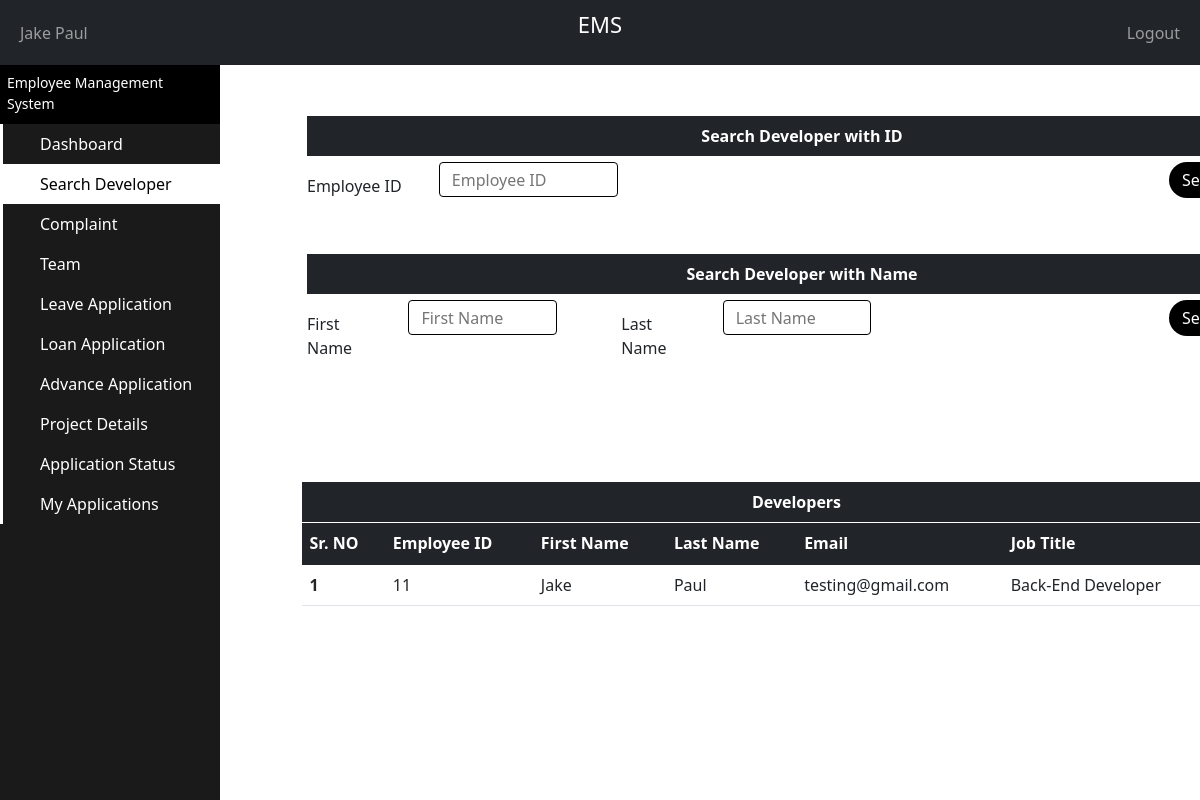
The page /PHP/Manager_SearchDeveloper.php (signed in) on the database its author committed.
### tables this page shows
CREATE TABLE `developer_info` (
  `Developer_ID` int(11) NOT NULL,
  `First_Name` varchar(25) NOT NULL,
  `Last_Name` varchar(25) NOT NULL,
  `Gender` varchar(10) NOT NULL,
  `Phone_Number` varchar(11) NOT NULL,
  `Email` varchar(50) NOT NULL,
  `Password` varchar(50) NOT NULL,
  `Address` varchar(300) NOT NULL,
  `CNIC` varchar(13) NOT NULL,
  `DateOfBirth` date NOT NULL,
  `DateOfJoining` date NOT NULL,
  `Salary` int(11) NOT NULL,
  `Total_Leave_Days` int(2) NOT NULL,
  `Leave_Days_Used` int(2) NOT NULL,
  `Total_Absent_Days` int(11) NOT NULL,
  `Manager_ID` int(11) NOT NULL,
  `JobTitle` int(11) NOT NULL,
  `Team_ID` int(11) NOT NULL,
  `Bonus` int(11) NOT NULL,
  `BonusMonth` date DEFAULT NULL
);

CREATE TABLE `job_title` (
  `JobTitle_ID` int(11) NOT NULL,
  `JobTitle_Name` varchar(50) NOT NULL
);

### PHP/Manager_SearchDeveloper.php (the view, shortened to what this page needs)
<?php
  include "Connection.php";
?>
<!doctype html>
<html lang="en">
  <head>
    <link href="https://cdn.jsdelivr.net/npm/bootstrap@5.1.1/dist/css/bootstrap.min.css" rel="stylesheet">
  </head>
  <body>
    <nav class="navbar navbar-expand-md navbar-dark bg-dark">
      <div class="container-fluid">
        <div class="navbar-collapse collapse w-100 order-1 order-md-0 dual-collapse2">
          <ul class="navbar-nav me-auto">
            <li class="nav-item active">
              <a class="nav-link" href="Manager_PersonalDetails.php">
                <?php
                  if(isset($_SESSION['fname']) && isset($_SESSION['lname']))
                  {
                    echo"$_SESSION[fname] $_SESSION[lname]";
                  }
                  else
                   echo"Manager Name";
                  ?>
              </a>
            </li>
          </ul>
        </div>
        <div class="mx-auto order-0">
          <p style="color: white;font-size:22px;">EMS</p>
        </div>
        <div class="navbar-collapse collapse w-100 order-3 dual-collapse2">
          <ul class="navbar-nav ms-auto">
            <li class="nav-item">
              <a class="nav-link" href="Login.php">Logout</a>
            </li>
          </ul>
        </div>
      </div>
    </nav>
    <div class="sidebar-container">
      <div class="sidebar-logo">
        <span> Employee Management System </span>
      </div>
      <ul class="sidebar-navigation">
        <li>
          <a style="text-decoration: none;" href="Manager_Dashboard.php">
            <i class="fa fa-home" aria-hidden="true"></i> Dashboard
          </a>
        </li>
        <li>
          <a style="text-decoration: none;background-color: white;color: black;" href="Manager_SearchDeveloper.php">
            <i class="fa fa-tachometer" aria-hidden="true"></i> Search Developer
          </a>
        </li>
        <li>
          <a style="text-decoration: none;" href="Manager_Complaint.php">
            <i class="fa fa-tachometer" aria-hidden="true"></i> Complaint
          </a>
        </li>
        <li>
          <a style="text-decoration: none;" href="Manager_Team.php">
            <i class="fa fa-tachometer" aria-hidden="true"></i> Team
          </a>
        </li>
        <li>
          <a style="text-decoration: none;;" href="Manager_LeaveApplication.php">
            <i class="fa fa-tachometer" aria-hidden="true"></i> Leave Application
          </a>
        </li>
        <li>
          <a style="text-decoration: none;" href="Manager_LoanApplication.php">
            <i class="fa fa-tachometer" aria-hidden="true"></i> Loan Application
          </a>
        </li>
        <li>
          <a style="text-decoration: none;" href="Manager_AdvanceApplication.php">
            <i class="fa fa-tachometer" aria-hidden="true"></i> Advance Application
          </a>
        </li>
        <li>
          <a style="text-decoration: none;" href="Manager_ProjectDetails.php">
          <i class="fa fa-tachometer" aria-hidden="true"></i>Project Details
          </a>
        </li>
        <li>
          <a style="text-decoration: none;" href="Manager_ApplicationStatusLeave.php">
            <i class="fa fa-tachometer" aria-hidden="true"></i> Application Status
          </a>
        </li>
        <li>
          <a style="text-decoration: none;" href="Manager_ApplicationStatus.php">
            <i class="fa fa-tachometer" aria-hidden="true"></i> My Applications
          </a>
        </li>
      </ul>
    </div>
    <div class="content-container">
      <div  class="container-fluid">
      <div style=" overflow-x:hidden;overflow-y:scroll;height: 90%;position:fixed"class="container">
            <div style="width:90%;margin-left: 5%;margin-top: 1%;float:left;"class="jumbotron" >
                <table style="margin-bottom: 0px;padding-bottom: 0px;"class="table">
                  <thead class="table-dark">
                    <tr >
                      <th style="text-align: center;border-bottom: 1px solid white;">Search Developer with ID</th>
                    </tr>
                  </thead>
                </table>
            </div>
            <br>
            <form style="width:90%;margin-left: 5%;margin-top: 3%;"action="Manager_PHPSearchDeveloper.php">
                <div style="font-size: 18;"class="row">
                    <div style="width:13%;">
                        <label for="EmployeeID">Employee ID</label>
                    </div>
                    <div style="width:20%">
                        <input style="border-color: black;height:35px" type="text" id="EmployeeID" name="EmployeeID" placeholder="Employee ID">
                    </div>
                    <div style="width:15%;margin-left:52%">
                        <button class="Search-button"style=""type="submit" >
                            Search
                        </button>
                    </div>
                </div>
            </form>
            <div style="width:90%;margin-left: 5%;margin-top: 4%;float:left;"class="jumbotron" >
                <table style="margin-bottom: 0px;padding-bottom: 0px;"class="table">
                  <thead class="table-dark">
                    <tr >
                      <th style="text-align: center;border-bottom: 1px solid white;">Search Developer with Name</th>
                    </tr>
                  </thead>
                </table>
            </div>
            <br>
            <form style="width:90%;margin-left: 5%;margin-top: 6%;"action="Manager_PHPSearchDeveloper.php">
                <div style="font-size: 18;"class="row">
                    <div style="width:10%;margin-left:0%">
                        <label for="FName">First Name</label>
                    </div>
                    <div style="width:17%">
                        <input style="border-color: black;height:35px" type="text" id="FName" name="FName" placeholder="First Name">
                    </div>
                    <div style="width:10%;margin-left:4%">
                        <label for="LName">Last Name</label>
                    </div>
                    <div style="width:17%">
                        <input style="border-color: black;height:35px" type="text" id="LName" name="LName" placeholder="Last Name">
                    </div>
                    <div style="width:15%;margin-left:27%">
                        <button class="Search-button"style=""type="submit" >
                            Search
                        </button>
                    </div>
                </div>
            </form>
          <div style="width:90%;margin-right: 5%;margin-top: 10%;">
            <?php
              $UID = $_SESSION['uid'];
              $sql = "SELECT * FROM developer_info WHERE Manager_ID='$UID'";
              $result = mysqli_query($con, $sql);
              $count = mysqli_num_rows($result);
              $i = 0;
              if($count > 0)
              {
                echo'
                <div style="width:100%;margin-left: 5%;margin-top: 0%;float:left;"class="jumbotron">
                  <table style="margin-bottom: 0px;padding-bottom: 0px;"class="table">
                    <thead class="table-dark">
                      <tr >
                        <th style="text-align: center;border-bottom: 1px solid white;">Developers</th>
                      </tr>
                    </thead>
                  </table>
                </div>';
                echo'
                <div style="width:100%;margin-left: 5%;float:left"class="jumbotron">
                <table style="margin-top:0px;padding-top: 0px"class="table">
                  <thead class="table-dark">
                    <tr>
                      <th scope="col">Sr. NO</th>
                      <th scope="col">Employee ID</th>
                      <th scope="col">First Name</th>
                      <th scope="col">Last Name</th>
                      <th scope="col">Email</th>
                      <th scope="col">Job Title</th>
                      <th scope="col">Team</th>
                    </tr>
                  </thead>
                  <tbody>';
                  while($row=mysqli_fetch_array($result))
                  {
                    $JobTitle = $row['JobTitle'];
                    $Team_ID = $row['Team_ID'];
                    if($Team_ID != 0)
                    {
                    $sql2 = "SELECT JobTitle_Name FROM job_title WHERE JobTitle_ID = '$JobTitle'";
                    if($result2 = mysqli_query($con, $sql2))
                    {
                    $row2=mysqli_fetch_array($result2);
                    $sql3 = "SELECT TeamName FROM teams_info WHERE Team_ID = '$Team_ID'";
                    if($result3 = mysqli_query($con, $sql3))
                    {
                      $row3=mysqli_fetch_array($result3);
                      $JobName = $row2["JobTitle_Name"];
                      $TeamName = $row3["TeamName"];
                    $i++;
                    echo'
                    <tr>
                      <th>'.$i.'</th>
                      <td>'.$row["Developer_ID"].'</td>
                      <td>'.$row["First_Name"] .'</td>
                      <td>'.$row["Last_Name"].'</td>
                      <td>'.$row["Email"].'</td>
                      <td>'.$row2["JobTitle_Name"].'</td>
                      <td>'.$row3["TeamName"].'</td>
                    </tr>';
                    }
                    else
                    {
                      echo"Error 1";
                    }
                  }
                  else
                  {
                    echo"Error 2";
                  }
                }
                else
                {
                  $sql2 = "SELECT JobTitle_Name FROM job_title WHERE JobTitle_ID = '$JobTitle'";
                    if($result2 = mysqli_query($con, $sql2))
                    {
                    $row2=mysqli_fetch_array($result2);
                      $TeamName = "NA";
                    $i++;
                    echo'
                    <tr>
                      <th>'.$i.'</th>
                      <td>'.$row["Developer_ID"].'</td>
                      <td>'.$row["First_Name"] .'</td>
                      <td>'.$row["Last_Name"].'</td>
                      <td>'.$row["Email"].'</td>
                      <td>'.$row2["JobTitle_Name"].'</td>
                      <td>'.$TeamName.'</td>
                    </tr>';
                    }
                    else
                    {
                      echo"Error 1";
                    }
                }
                  };
                  echo'</tbody>
                  </table>
                  </div>';
                }
            ?>
          </div>
      </div>
    </div>
    </div>
  </body>
</html>

### PHP/Manager_SearchDeveloper.php (style rules this page uses)
.Search-button { width:60%; border-radius:18px; background-color: black; border:none; color: white; padding-left: 10px; padding-right: 10px; padding-top: 6px; padding-bottom: 6px; text-align: center; text-decoration: none; }
.sidebar-container { position: fixed; width: 220px; height: 100%; left: 0; overflow-x: hidden; overflow-y: auto; background: #1a1a1a; color: #fff; }
.content-container { padding-top: 20px; }
.sidebar-logo { padding: 7px 15px 10px 7px; font-size: 14px; background-color: #000000; }
.sidebar-navigation { padding: 0; margin: 0; list-style-type: none; position: relative; }
.sidebar-navigation li { background-color: transparent; position: relative; display: inline-block; width: 100%; line-height: 20px; }
.sidebar-navigation li a { padding: 10px 15px 10px 30px; display: block; color: #fff; }
.sidebar-navigation li::before { background-color: white; position: absolute; content: ''; height: 100%; left: 0; top: 0; -webkit-transition: width 0.2s ease-in; transition: width 0.2s ease-in; color: #000000; width: 3px; z-index: -1; }
.content-container { padding-left: 220px; }
input[type=text], select, textarea { width: 100%; padding: 12px; border: 1px solid rgb(255, 255, 255); border-radius: 4px; box-sizing: border-box; resize: vertical; }
label { padding: 12px 12px 12px 0; display: inline-block; }
.container { border-radius: 5px; background-color: #ffffff; padding: 20px; }
.row:after { content: ""; display: table; clear: both; }

### rows shown on the page
developer_info: Developer_ID "11", First_Name "Jake", Last_Name "Paul", Email "testing@gmail.com", JobTitle.JobTitle_Name "Back-End Developer"

### other values the page prints
$_SESSION[fname] "Jake"
$_SESSION[lname] "Paul"
